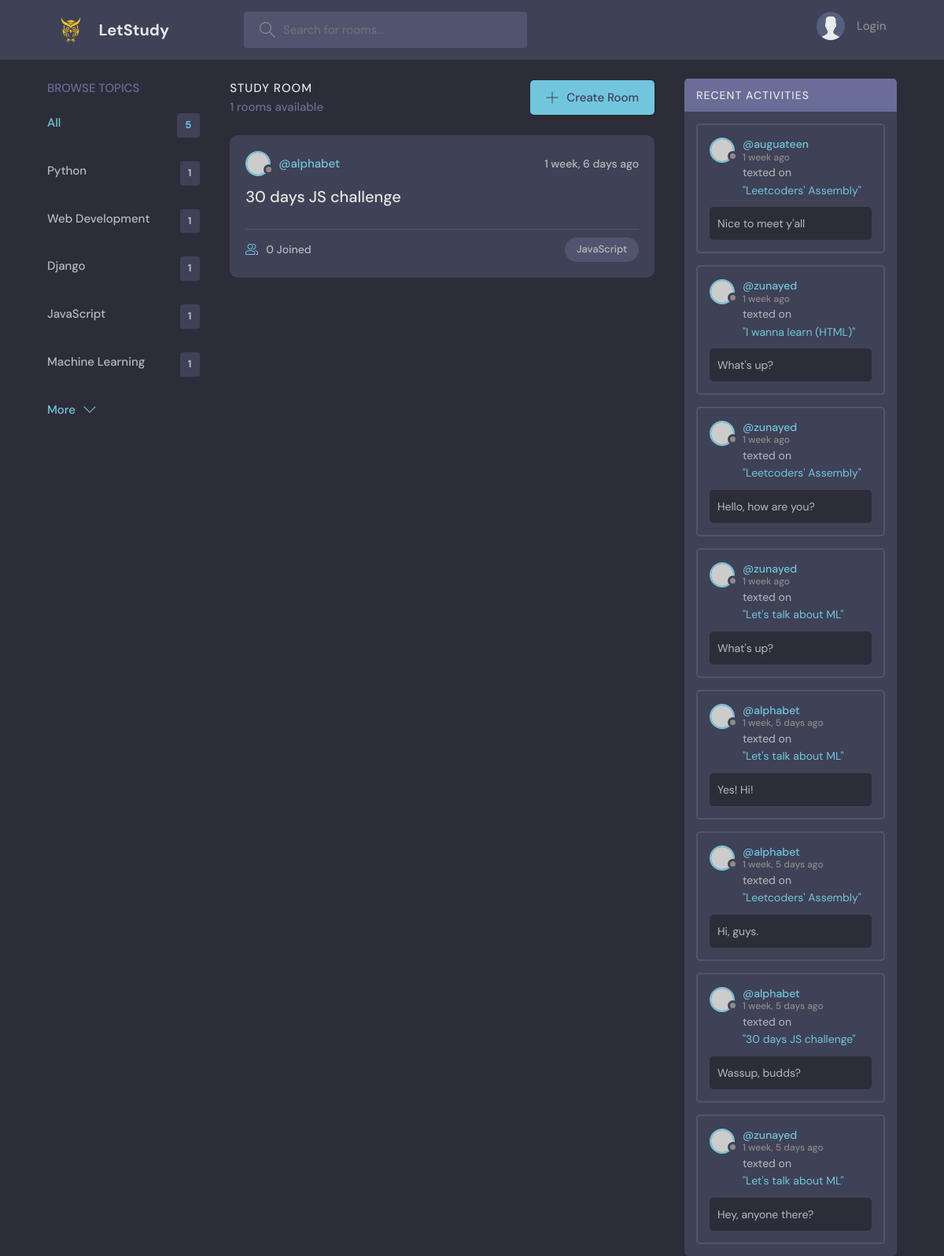
Screenshot of /?q=JavaScript with the database file from the repository.
### base/models.py (models this page shows, shortened)
class Topic(models.Model):
    name = models.CharField(max_length=200)

class Room(models.Model):
    host = models.ForeignKey(User, on_delete=models.SET_NULL, null=True)
    topic = models.ForeignKey(Topic, on_delete=models.SET_NULL, null=True)
    name = models.CharField(max_length=200)
    description = models.TextField(null=True, blank=True)
    participants = models.ManyToManyField(User, related_name="participants", blank=True)
    updated = models.DateTimeField(auto_now=True)
    created = models.DateTimeField(auto_now_add=True)
    class Meta:
        ordering = ["-updated", "-created"]
    def __str__(self):
        return self.name

class Message(models.Model):
    user = models.ForeignKey(User, on_delete=models.CASCADE)
    room = models.ForeignKey(Room, on_delete=models.CASCADE) # if the room gets deleted, all chats become deleted
    body = models.TextField()
    updated = models.DateTimeField(auto_now=True)
    created = models.DateTimeField(auto_now_add=True)
    class Meta:
        ordering = ["-updated", "-created"]

### base/views.py (the view)
# urls.py: path("", views.home, name="home"),
def home(request):
    q = request.GET.get('q') if request.GET.get('q') != None else ""
    rooms = Room.objects.filter(
        Q(topic__name__icontains=q) |
        Q(name__icontains=q) |
        Q(description__icontains=q)
    )
    topics = Topic.objects.all()
    room_count = rooms.count()
    room_messages = Message.objects.all()
    context = {"rooms": rooms,
               "topics": topics,
               "room_count": room_count,
               "room_messages": room_messages}
    return render(request, "base/home.html", context)

### base/templates/base/home.html (shortened to what this page needs)
{% extends 'main.html' %}
{% block content %}
<main class="layout layout--3">
  <div class="container">
    {% include 'base/topics_component.html' %}
    <div class="roomList">
      <div class="roomList__header">
        <div>
          <h2>Study Room</h2>
          <p>{{room_count}} rooms available</p>
        </div>
        <a class="btn btn--main" href="{% url 'create-room' %}">
          <svg version="1.1" xmlns="http://www.w3.org/2000/svg" width="32" height="32" viewBox="0 0 32 32">
            <title>add</title>
            <path
              d="M16.943 0.943h-1.885v14.115h-14.115v1.885h14.115v14.115h1.885v-14.115h14.115v-1.885h-14.115v-14.115z"
            ></path>
          </svg>
          Create Room
        </a>
      </div>
      {% include 'base/feed_component.html' %}
    </div>
    {% include 'base/activity_component.html' %}
  </div>
</main>
{% endblock content %}

### base/templates/base/topics_component.html
<div class="topics">
    <div class="topics__header">
      <h2>Browse Topics</h2>
    </div>
    <ul class="topics__list">
      <li>
        <a href="{% url 'home' %}" class="active">All <span>{{topics.count}}</span></a>
      </li>
      {% for topic in topics %}
      <li>
        <a href="{% url 'home' %}?q={{ topic.name }}">{{ topic.name }} <span> {{topic.room_set.all.count}} </span></a>
      </li>
      {% endfor %}
    </ul>
    <a class="btn btn--link" href="topics.html">
      More
      <svg version="1.1" xmlns="http://www.w3.org/2000/svg" width="32" height="32" viewBox="0 0 32 32">
        <title>chevron-down</title>
        <path d="M16 21l-13-13h-3l16 16 16-16h-3l-13 13z"></path>
      </svg>
    </a>
  </div>

### base/templates/base/feed_component.html (shortened to what this page needs)
{% for room in rooms %}
<div class="roomListRoom">
    <div class="roomListRoom__header">
      <a href="{% url 'user-profile' room.host.id %}" class="roomListRoom__author">
        <div class="avatar avatar--small">
          <img src="https://randomuser.me/api/portraits/women/11.jpg" />
        </div>
        <span>@{{room.host.username}}</span>
      </a>
      <div class="roomListRoom__actions">
        <span>{{room.created|timesince}} ago</span>
      </div>
    </div>
    <div class="roomListRoom__content">
      <a href="{% url 'room' room.id %}">{{room.name}}</a>
    </div>
    <div class="roomListRoom__meta">
      <a href="{% url 'room' room.id %}" class="roomListRoom__joined">
        {{room.participants.all.count}} Joined
      </a>
      <p class="roomListRoom__topic">{{room.topic.name}}</p>
    </div>
  </div>
{% endfor %}

### base/templates/base/activity_component.html (shortened to what this page needs)
<div class="activities">
    <div class="activities__header">
      <h2>Recent Activities</h2>
    </div>
{% for message in room_messages %}
    <div class="activities__box">
      <div class="activities__boxHeader roomListRoom__header">
        <a href="{% url 'user-profile' message.user.id %}" class="roomListRoom__author">
          <div class="avatar avatar--small">
            <img src="https://randomuser.me/api/portraits/women/11.jpg" />
          </div>
          <p>
            @{{ message.user }} <span>{{ message.created | timesince }} ago</span>
          </p>
        </a>
      </div>
      <div class="activities__boxContent">
        <p>texted on <a href="{% url 'room' message.room.id %}">"{{ message.room }}"</a></p>
        <div class="activities__boxRoomContent">
          {{ message.body }}
        </div>
      </div>
    </div>
{% endfor %}
  </div>

### rows the page displays
Topic: name "Python", room_set.all.count "1"
Topic: name "Web Development", room_set.all.count "1"
Topic: name "Django", room_set.all.count "1"
Topic: name "JavaScript", room_set.all.count "1"
Topic: name "Machine Learning", room_set.all.count "1"
Room: host.username "alphabet", created "1 week, 6 days", name "30 days JS challenge", participants.all.count "0", topic.name "JavaScript"
Message: user "auguateen", created "1 week", room "Leetcoders' Assembly", body "Nice to meet y'all"
Message: user "zunayed", created "1 week", room "I wanna learn (HTML)", body "What's up?"
Message: user "zunayed", created "1 week", room "Leetcoders' Assembly", body "Hello, how are you?"
Message: user "zunayed", created "1 week", room "Let's talk about ML", body "What's up?"
Message: user "alphabet", created "1 week, 5 days", room "Let's talk about ML", body "Yes! Hi!"
Message: user "alphabet", created "1 week, 5 days", room "Leetcoders' Assembly", body "Hi, guys."
Message: user "alphabet", created "1 week, 5 days", room "30 days JS challenge", body "Wassup, budds?"
Message: user "zunayed", created "1 week, 5 days", room "Let's talk about ML", body "Hey, anyone there?"

### other values shown
{{ topics.count }} "5"
{{ room_count }} "1"
